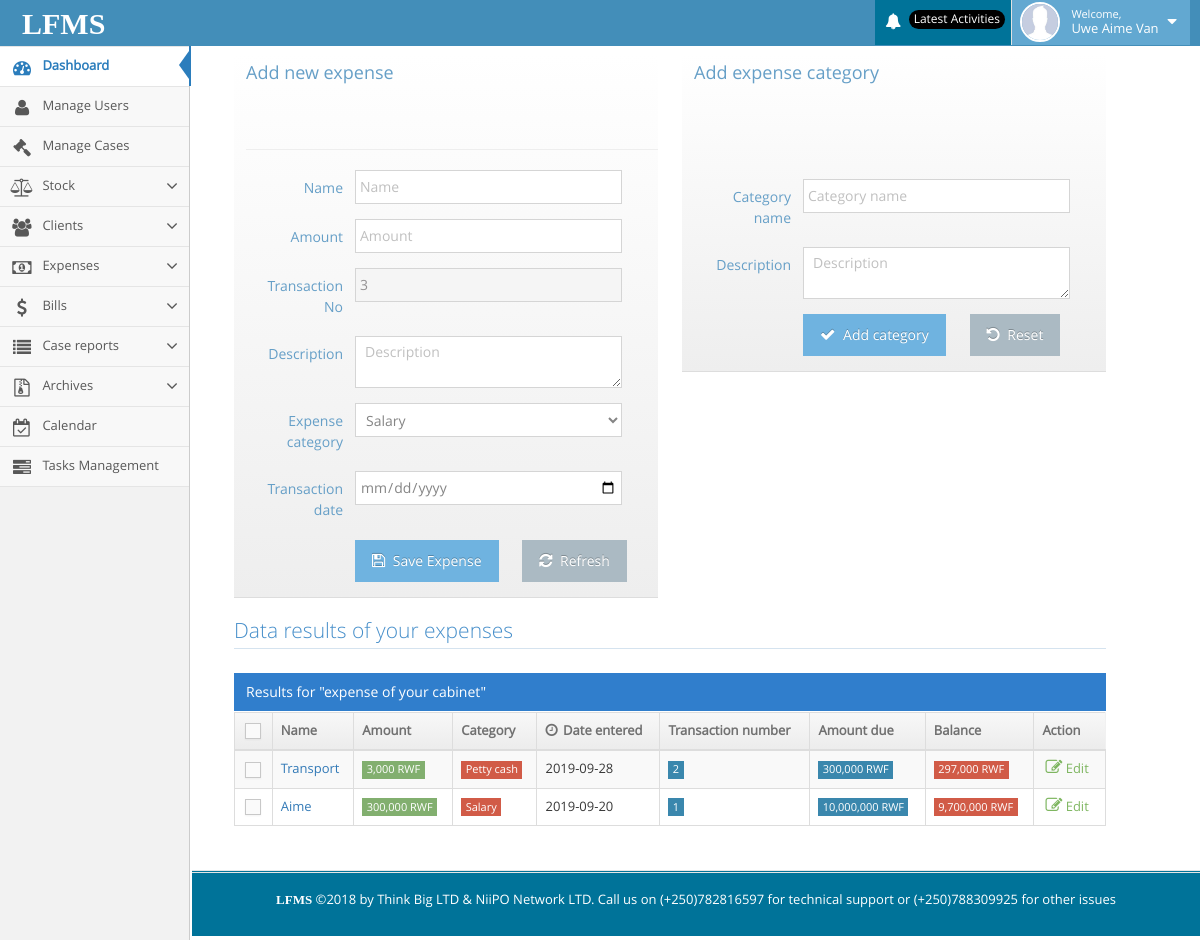
/lfms/expenses.php (signed in), run on the app's committed database.
### tables this page shows
CREATE TABLE IF NOT EXISTS `permission` (
  `id` int(11) NOT NULL AUTO_INCREMENT,
  `user_id` varchar(100) NOT NULL,
  `permissions` varchar(200) NOT NULL,
  PRIMARY KEY (`id`)
);

CREATE TABLE IF NOT EXISTS `expense_category` (
  `id` int(11) NOT NULL AUTO_INCREMENT,
  `amount_due` varchar(200) DEFAULT NULL,
  `balance` varchar(200) DEFAULT NULL,
  `name` varchar(150) NOT NULL,
  `description` text NOT NULL,
  PRIMARY KEY (`id`)
);

CREATE TABLE IF NOT EXISTS `expenses` (
  `id` int(11) NOT NULL AUTO_INCREMENT,
  `name` varchar(150) NOT NULL,
  `amount` varchar(200) NOT NULL,
  `transaction_no` varchar(200) NOT NULL,
  `category` varchar(200) NOT NULL,
  `description` varchar(200) NOT NULL,
  `date_entered` date NOT NULL,
  PRIMARY KEY (`id`)
);

### lfms/expenses.php (the view, shortened to what the rows shown need)
<?php include("include/header.php"); ?>
<div class="container" style="margin-right: 50px;width: 80%;">
    <div class="page-content">
        <div class="col-xs-12 col-sm-12 col-md-12">
            <div>
                <table id="dynamic-table" class="table table-striped table-bordered table-hover">
                    <thead>
                    <tr>
                        <th class="center">
                            <label class="pos-rel">
                                <span class="lbl"></span>
                            </label>
                        </th>
                        <th>Name</th>
                        <th>Amount</th>
                        <th class="hidden-480">Category</th>
                        <th>
                            <i class="ace-icon fa fa-clock-o bigger-110 hidden-480"></i>
                            Date entered
                        </th>
                        <th class="hidden-480">Transaction number</th>
                        <th class="hidden-480">Amount due</th>
                        <th class="hidden-480">Balance</th>
                        <th>Action</th>
                    </tr>
                    </thead>
                    <tbody>
                    <?php
                    $select_your_expenses = "SELECT * FROM expenses ORDER BY id DESC";
                    $result_by_your_expenses = mysqli_query($db, $select_your_expenses);
                    while ($row_by_your_expenses = mysqli_fetch_array($result_by_your_expenses)) {
                        $id = $row_by_your_expenses['id'];
                        $name = $row_by_your_expenses['name'];
                        $amount = $row_by_your_expenses['amount'];
                        $transaction_no = $row_by_your_expenses['transaction_no'];
                        $category = $row_by_your_expenses['category'];
                        $date_entered = $row_by_your_expenses['date_entered'];
                        $select_category_id = "SELECT * FROM expense_category WHERE name = '" . $category . "'";
                        $result_category_id = mysqli_query($db, $select_category_id);
                        while ($row_by_category_id = mysqli_fetch_array($result_category_id)) {
                            $amount_due = $row_by_category_id['amount_due'];
                            $balance = $row_by_category_id['balance'];
                            ?>
                            <tr>
                                <td class="center">
                                    <label class="pos-rel">
                                        <span class="lbl"></span>
                                    </label>
                                </td>
                                <td>
                                    <a href="#"><?php echo $name; ?></a>
                                </td>
                                <td>
                                    <span class="label label-sm label-success"><?php echo number_format($amount) . " RWF"; ?></span>
                                </td>
                                <td class="hidden-480"><span
                                            class="label label-sm label-danger"><?php echo $category; ?></span></td>
                                <td><?php echo $date_entered ?></td>
                                <td class="hidden-480">
                                    <span class="label label-sm label-info"><?php echo $transaction_no ?></span>
                                </td>
                                <td class="hidden-480">
                                    <span class="label label-sm label-info"><?php echo number_format($amount_due) . " RWF"; ?></span>
                                </td>
                                <td class="hidden-480">
                                    <span class="label label-sm label-danger"><?php echo number_format($balance) . " RWF"; ?></span>
                                </td>
                                <td>
                                    <div class="hidden-sm hidden-xs action-buttons">
                                        <a class="green" href="edit_expense.php?expense_id=<?php echo $id ?>"
                                           title="Edit this case">
                                            <i class="ace-icon fa fa-pencil-square-o bigger-130"></i>
                                            Edit
                                        </a>
                                    </div>
                                </td>
                            </tr>
                        <?php }
                    } ?>
                    </tbody>
                </table>
            </div>
        </div>
    </div>
</div>

### lfms/include/header.php (shortened to what the rows shown need)
<?php include("include/connection.php"); ?>
<!DOCTYPE html>
<html lang="en">
<head>
    <link rel="stylesheet" href="assets/css/bootstrap.min.css"/>
    <link rel="stylesheet" href="assets/font-awesome/4.5.0/css/font-awesome.min.css"/>
    <link rel="stylesheet" href="assets/css/ace.min.css" class="ace-maican-stylesheet" id="main-ace-style"/>
    <link rel="stylesheet" href="assets/css/ace-skins.min.css"/>
    <link rel="stylesheet" href="assets/css/ace-rtl.min.css"/>
</head>
<body class="no-skin">
                <?php
                if (isset($_SESSION['user_id'])) {
                    $user_id = $_SESSION['user_id'];
                    ?>
                <?php } ?>
<div class="main-container ace-save-state" id="main-container">
    <div id="sidebar" class="sidebar responsive ace-save-state">
        <ul class="nav nav-list">
            <?php
            $select_all_permission = "SELECT * FROM permission WHERE `user_id` = '" . $user_id . "'";
            $result_all_permission = mysqli_query($db, $select_all_permission);
            while ($row_all = mysqli_fetch_array($result_all_permission)) {
                $permission_all = $row_all['permissions'];
                if ($permission_all == 2) {
                    ?>
                    <li class="">
                        <a href="super_lawyer_page.php">
                            <i class="menu-icon fa fa-user"></i>
                            <span class="menu-text"> Manage Users </span>
                        </a>
                    </li>
                <?php } elseif ($permission_all == 3) {
                    ?>
                    <li class="">
                        <a href="my_case.php">
                            <i class="menu-icon fa fa-legal"></i>
                            <span class="menu-text"> Manage Cases </span>
                        </a>
                    </li>
                <?php } elseif ($permission_all == 5) {
                    ?>
                    <li class="">
                        <a href="#" class="dropdown-toggle">
                            <i class="menu-icon fa fa-group"></i>
                            <span class="menu-text"> Clients </span>
                            <b class="arrow fa fa-angle-down"></b>
                        </a>
                    </li>
                    <?php
                } elseif ($permission_all == 4) {
                    ?>
                    <li class="">
                        <a href="#" class="dropdown-toggle">
                            <i class="menu-icon fa fa-balance-scale"></i>
                            <span class="menu-text"> Stock</span>
                            <b class="arrow fa fa-angle-down"></b>
                        </a>
                    </li>
                    <?php
                } elseif ($permission_all == 6) {
                    ?>
                    <li class="">
                        <a href="#" class="dropdown-toggle">
                            <i class="menu-icon fa fa-money"></i>
                            <span class="menu-text"> Expenses</span>
                            <b class="arrow fa fa-angle-down"></b>
                        </a>
                    </li>
                    <?php
                } elseif ($permission_all == 7) {
                    ?>
                    <li class="">
                        <a href="#" class="dropdown-toggle">
                            <i class="menu-icon fa fa-dollar"></i>
                            <span class="menu-text"> Bills </span>
                            <b class="arrow fa fa-angle-down"></b>
                        </a>
                    </li>
                    <?php
                } elseif ($permission_all == 8) {
                    ?>
                    <li class="">
                        <a href="#" class="dropdown-toggle">
                            <i class="menu-icon fa fa-list"></i>
                            <span class="menu-text"> Case reports </span>
                            <b class="arrow fa fa-angle-down"></b>
                        </a>
                    </li>
                    <li class="">
                        <a href="#" class="dropdown-toggle">
                            <i class="menu-icon fa fa-file-archive-o"></i>
                            <span class="menu-text"> Archives </span>
                            <b class="arrow fa fa-angle-down"></b>
                        </a>
                    </li>
                <?php } elseif ($permission_all == 9) {
                    ?>
                    <li class="">
                        <a href="calendar.php">
                            <i class="menu-icon fa fa-calendar-check-o"></i>
                            <span class="menu-text"> Calendar </span>
                        </a>
                    </li>
                <?php } elseif ($permission_all == 10) {
                    ?>
                    <li class="">
                        <a href="tasks.php">
                            <i class="menu-icon fa fa-tasks"></i>
                            <span class="menu-text"> Tasks Management </span>
                        </a>
                    </li>
                <?php }
            } ?>
        </ul>
    </div>
</div>
</body>
</html>

### data on the page
permission: permissions "2" (drawn)
permission: permissions "3" (drawn)
permission: permissions "4" (drawn)
permission: permissions "5" (drawn)
permission: permissions "6" (drawn)
permission: permissions "7" (drawn)
permission: permissions "8" (drawn)
permission: permissions "9" (drawn)
permission: permissions "10" (drawn)
expenses: name "Transport", amount "3,000", category "Petty cash", date_entered "2019-09-28", transaction_no "2"
expense_category: amount_due "300,000", balance "297,000"
expenses: name "Aime", amount "300,000", category "Salary", date_entered "2019-09-20", transaction_no "1"
expense_category: amount_due "10,000,000", balance "9,700,000"

### other printed values
$username "Uwe Aime Van"
form field category "Salary"
